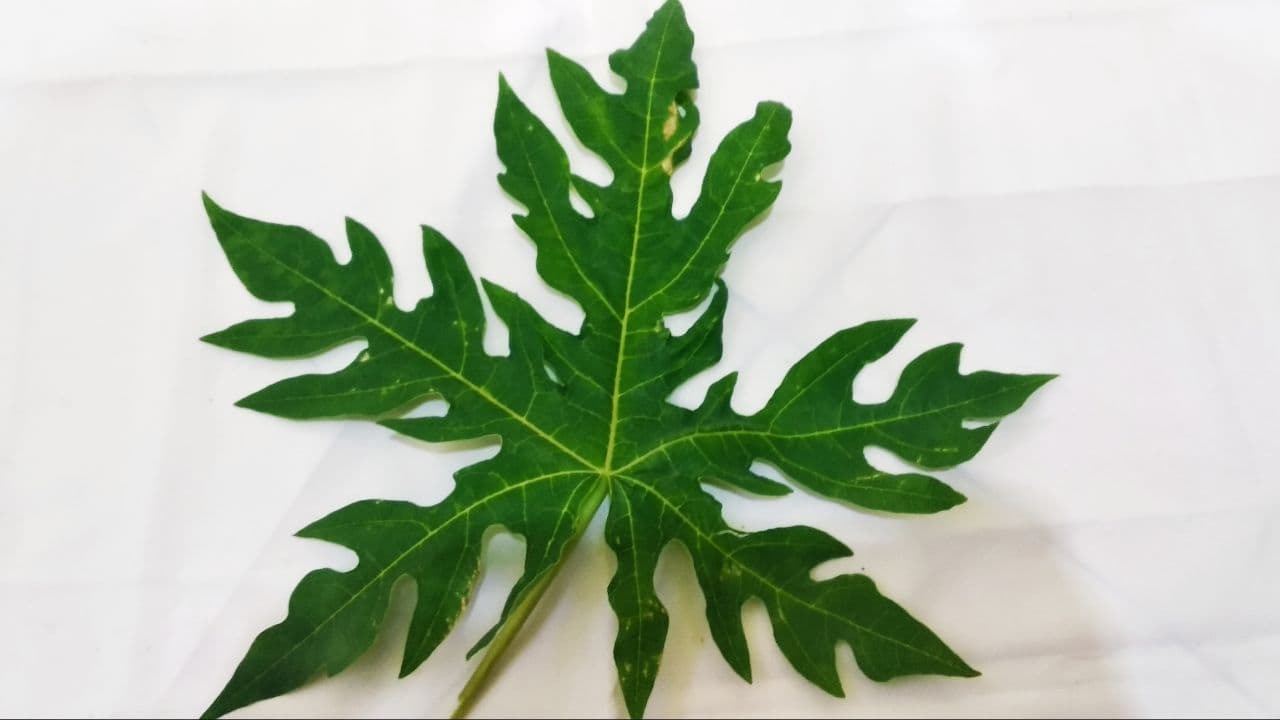
#> input picture pepaya 003.jpg, 1280 x 720 px, found by its file name
$ jupyter execute flipping.ipynb   (shell and % lines are left out)
#> lines starting #> are read from the running program, lines starting #| are printed output that depends on the picture
<a href="https://colab.research.google.com/github/indrapuja26/pepaya/blob/main/pepaya/image_fundamental/flipping.ipynb" target="_parent"></a>

[cell 1]
# import the necessary packages
from matplotlib import pyplot as plt
import numpy as np
import argparse
import cv2

[cell 2]
def plt_imshow(title, image):
	# convert the image frame BGR to RGB color space and display it
	image = cv2.cvtColor(image, cv2.COLOR_BGR2RGB)
	plt.imshow(image)
	plt.title(title)
	plt.grid(False)
	plt.show()

[cell 3]
# # construct the argument parser and parse the arguments
# ap = argparse.ArgumentParser()
# ap.add_argument("-i", "--image", type=str, default="office.jfif",
# 	help="path to the input image")
# args = vars(ap.parse_args())

# since we are using Jupyter Notebooks we can replace our argument
# parsing code with *hard coded* arguments and values
args = {
	"image": "pepaya 003.jpg"
}

[cell 4]
# load the original input image and display it to our screen
image = cv2.imread(args["image"])
#> image is the input picture: shape (720, 1280, 3); mean B, G, R 169.5, 190.2, 177.6
plt_imshow("Original", image)

# flip the image horizontally
print("[INFO] flipping image horizontally...")
flipped = cv2.flip(image, 1)
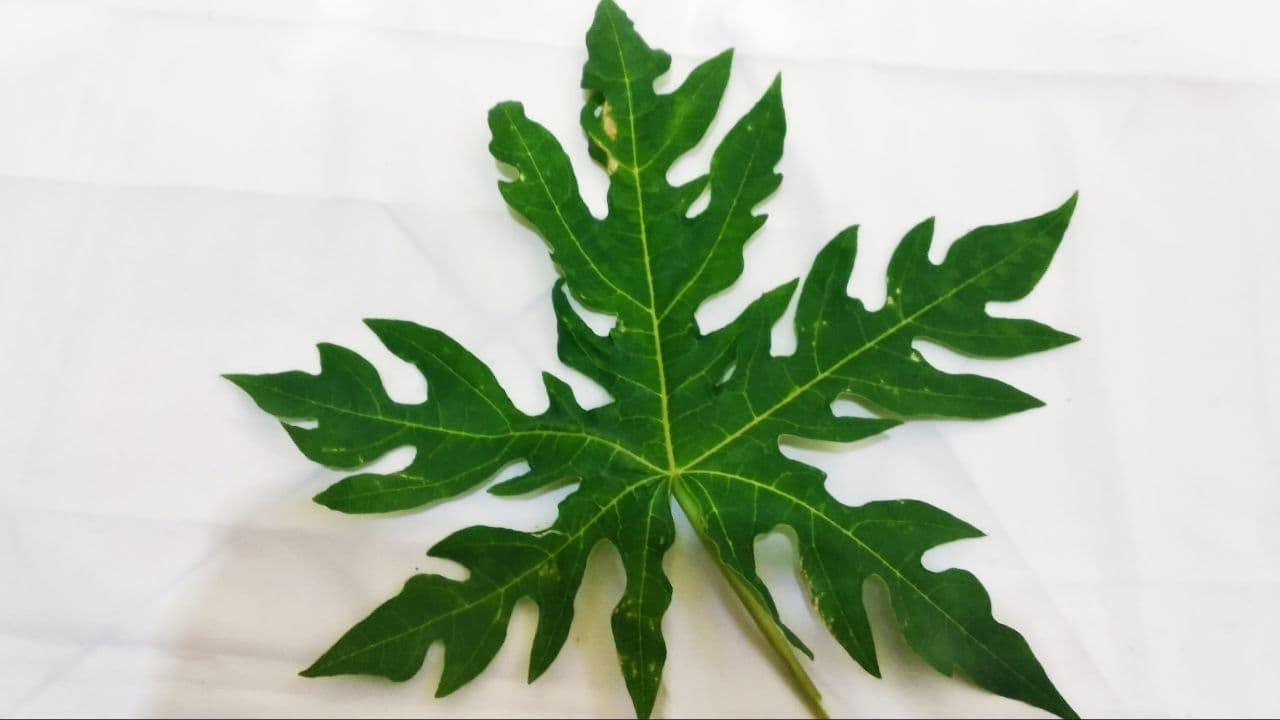
#> flipped: shape (720, 1280, 3); mean B, G, R 169.5, 190.2, 177.6
plt_imshow("Flipped Horizontally", flipped)


$ run again, with pepaya 001.jpg copied over pepaya 003.jpg
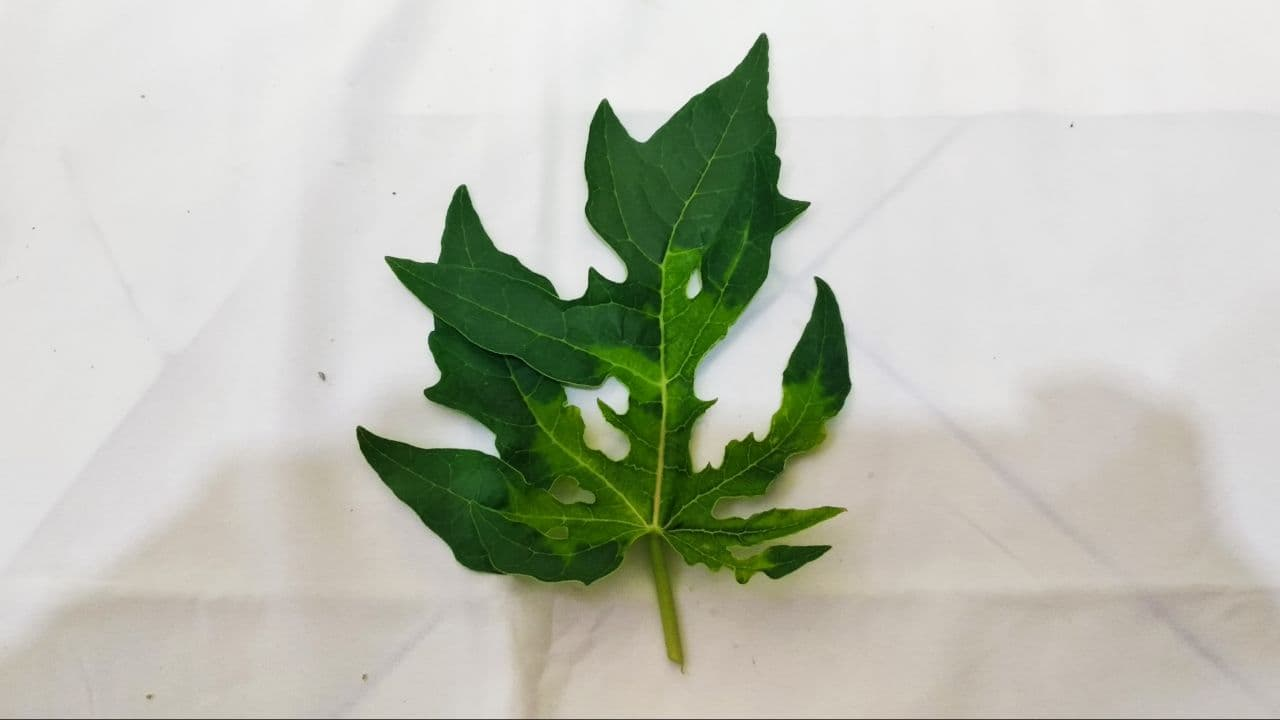
#> input picture pepaya 001.jpg, 1280 x 720 px, found by its file name
#> image is the input picture: shape (720, 1280, 3); mean B, G, R 178.6, 191.5, 187.8
#> `flipped = cv2.flip(image, 1)`:
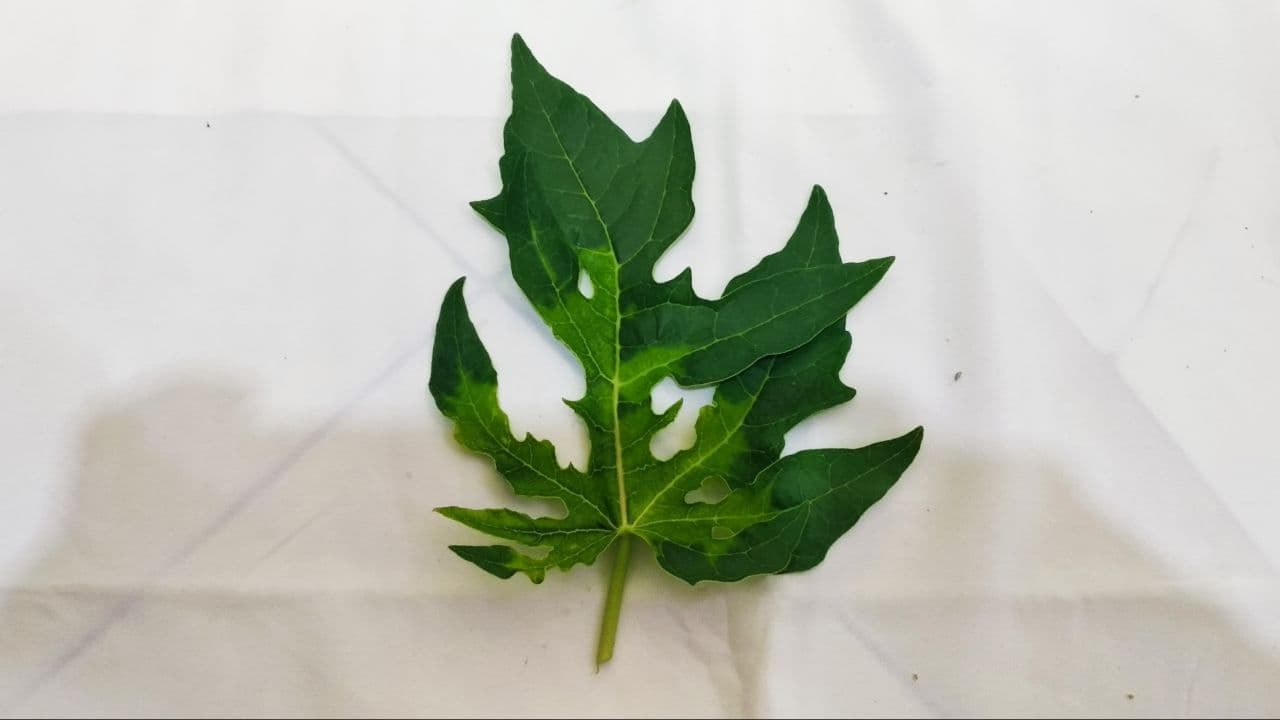
#> flipped: shape (720, 1280, 3); mean B, G, R 178.6, 191.5, 187.8

$ run again, with pepaya 002.jpg copied over pepaya 003.jpg
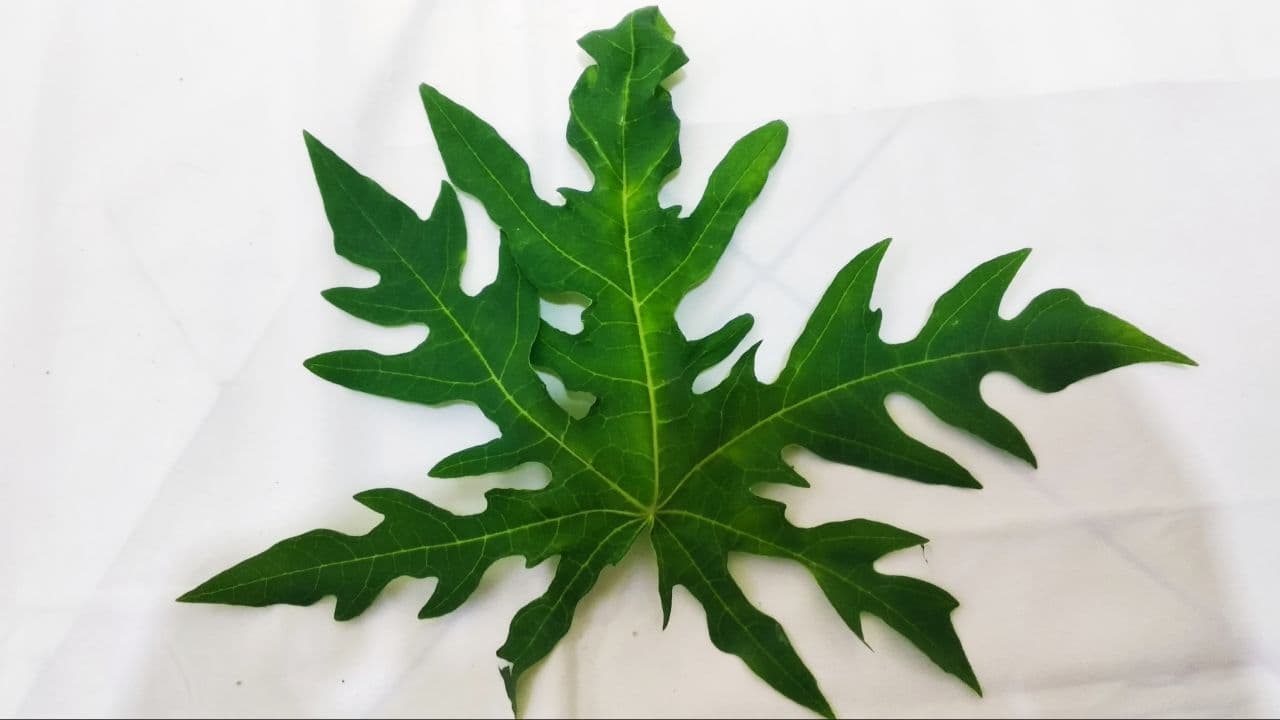
#> input picture pepaya 002.jpg, 1280 x 720 px, found by its file name
#> image is the input picture: shape (720, 1280, 3); mean B, G, R 169.2, 188.9, 176.4
#> `flipped = cv2.flip(image, 1)`:
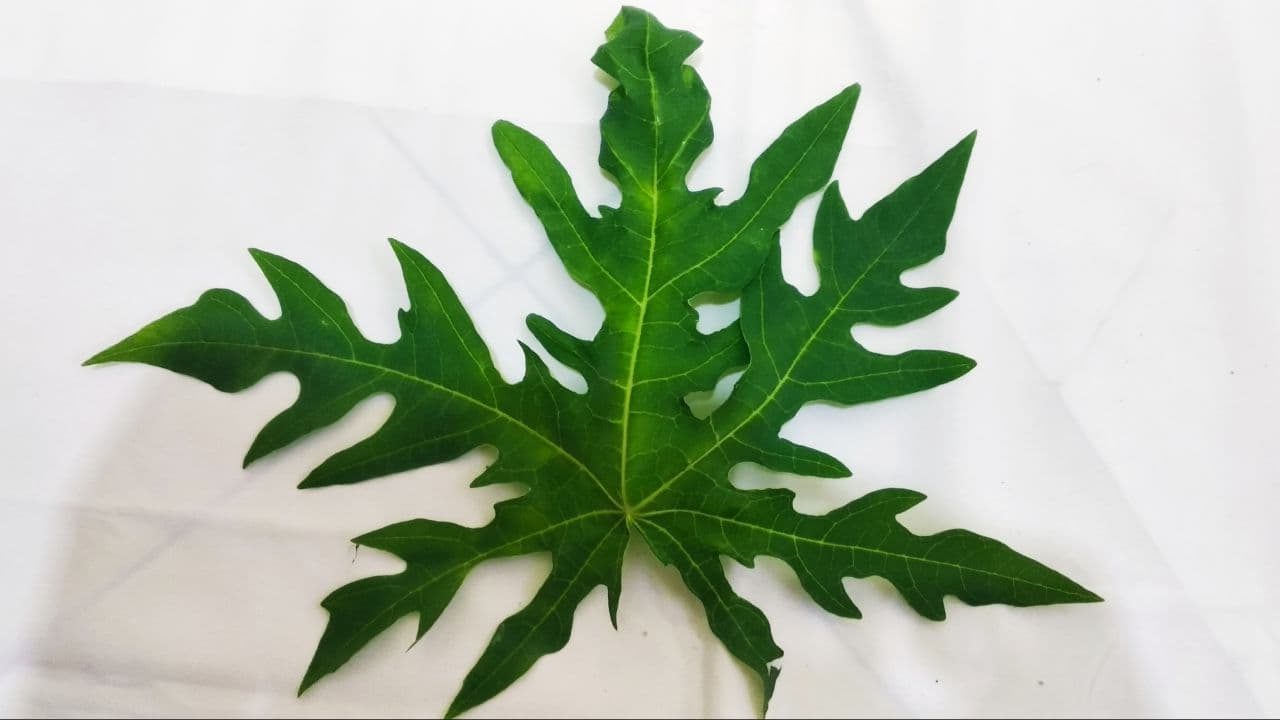
#> flipped: shape (720, 1280, 3); mean B, G, R 169.2, 188.9, 176.4

$ run again, with pepaya 004.jpg copied over pepaya 003.jpg
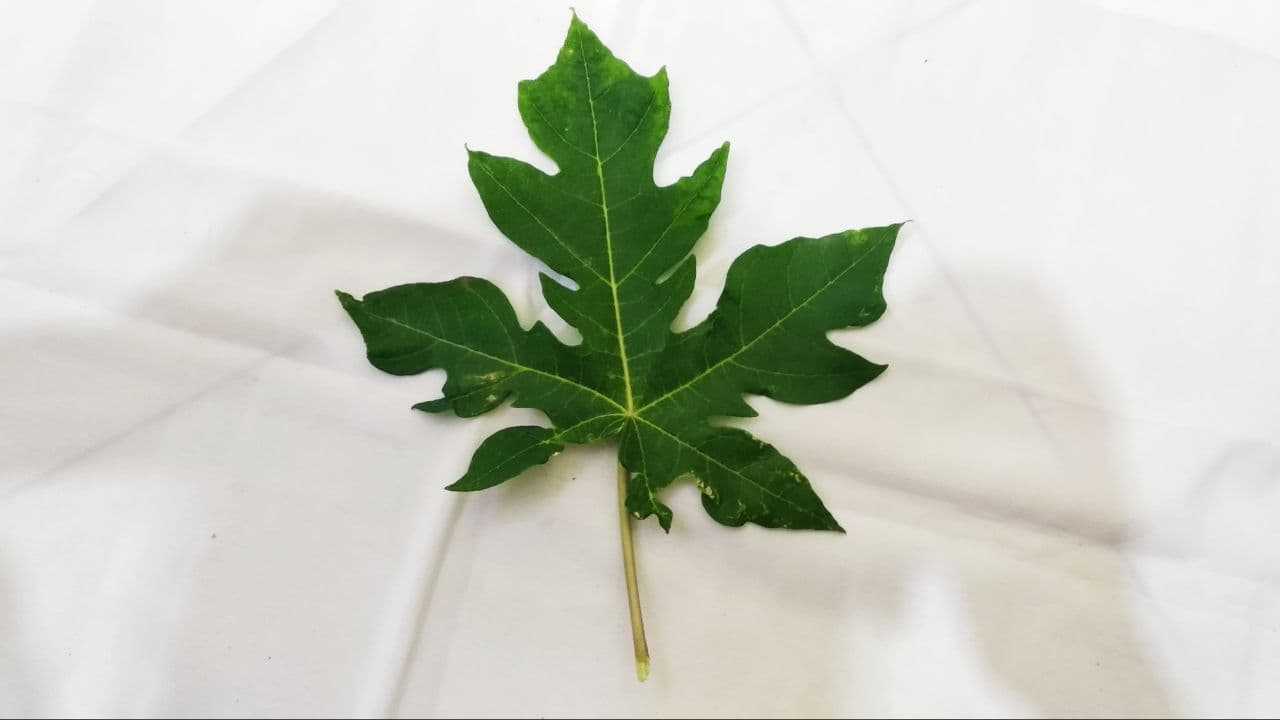
#> input picture pepaya 004.jpg, 1280 x 720 px, found by its file name
#> image is the input picture: shape (720, 1280, 3); mean B, G, R 192.3, 204.3, 200.8
#> `flipped = cv2.flip(image, 1)`:
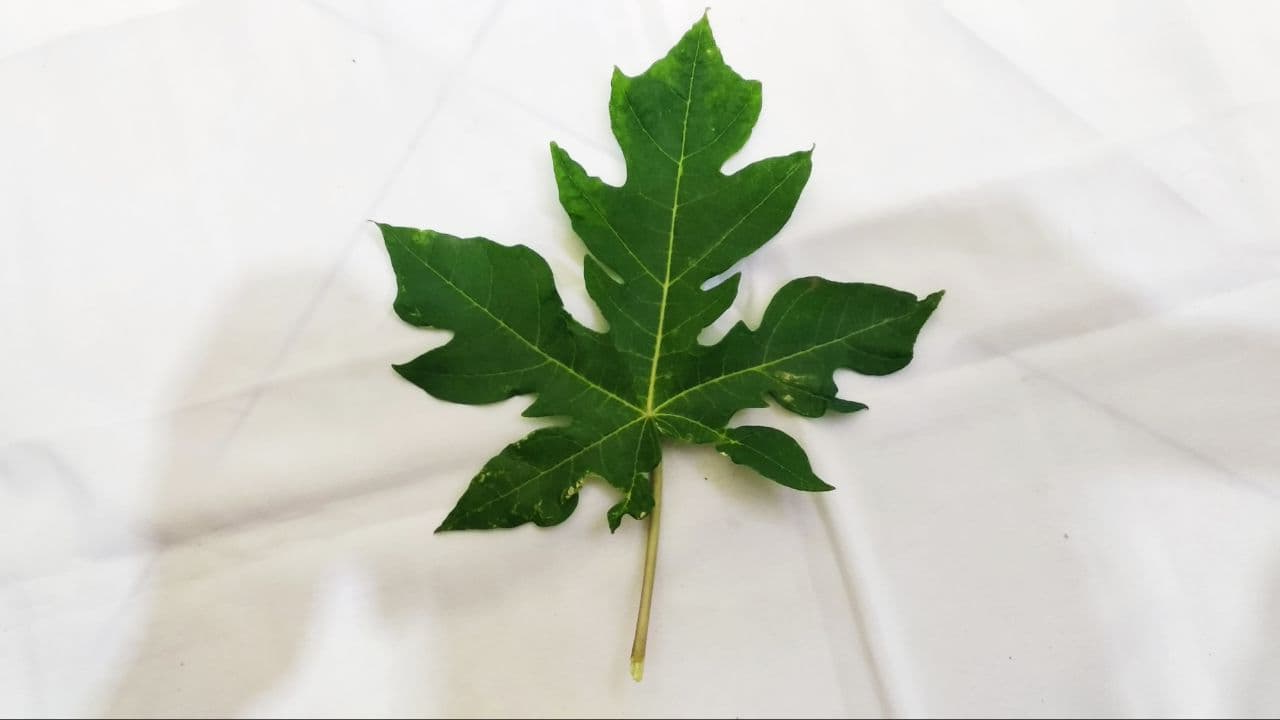
#> flipped: shape (720, 1280, 3); mean B, G, R 192.3, 204.3, 200.8
